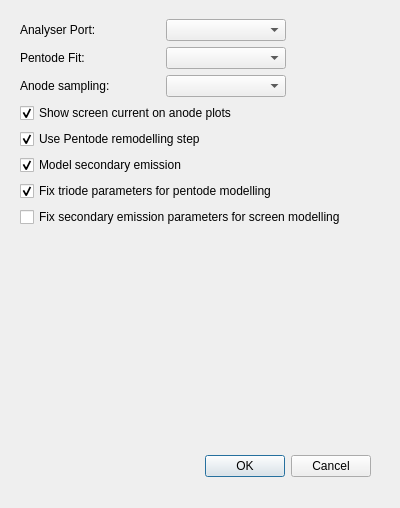
<?xml version="1.0" encoding="UTF-8"?>
<ui version="4.0">
 <class>PreferencesDialog</class>
 <widget class="QDialog" name="PreferencesDialog">
  <property name="geometry">
   <rect>
    <x>0</x>
    <y>0</y>
    <width>400</width>
    <height>508</height>
   </rect>
  </property>
  <property name="windowTitle">
   <string>Preferences</string>
  </property>
  <widget class="QDialogButtonBox" name="buttonBox">
   <property name="geometry">
    <rect>
     <x>30</x>
     <y>450</y>
     <width>341</width>
     <height>32</height>
    </rect>
   </property>
   <property name="orientation">
    <enum>Qt::Horizontal</enum>
   </property>
   <property name="standardButtons">
    <set>QDialogButtonBox::Cancel|QDialogButtonBox::Ok</set>
   </property>
  </widget>
  <widget class="QWidget" name="verticalLayoutWidget">
   <property name="geometry">
    <rect>
     <x>20</x>
     <y>19</y>
     <width>361</width>
     <height>401</height>
    </rect>
   </property>
   <layout class="QVBoxLayout" name="verticalLayout">
    <item>
     <layout class="QHBoxLayout" name="horizontalLayout">
      <item>
       <widget class="QLabel" name="label">
        <property name="sizePolicy">
         <sizepolicy hsizetype="Fixed" vsizetype="Preferred">
          <horstretch>0</horstretch>
          <verstretch>0</verstretch>
         </sizepolicy>
        </property>
        <property name="minimumSize">
         <size>
          <width>140</width>
          <height>0</height>
         </size>
        </property>
        <property name="text">
         <string>Analyser Port:</string>
        </property>
       </widget>
      </item>
      <item>
       <widget class="QComboBox" name="portSelect">
        <property name="sizePolicy">
         <sizepolicy hsizetype="Fixed" vsizetype="Fixed">
          <horstretch>0</horstretch>
          <verstretch>0</verstretch>
         </sizepolicy>
        </property>
        <property name="minimumSize">
         <size>
          <width>120</width>
          <height>0</height>
         </size>
        </property>
       </widget>
      </item>
      <item>
       <spacer name="horizontalSpacer">
        <property name="orientation">
         <enum>Qt::Horizontal</enum>
        </property>
        <property name="sizeHint" stdset="0">
         <size>
          <width>40</width>
          <height>20</height>
         </size>
        </property>
       </spacer>
      </item>
     </layout>
    </item>
    <item>
     <layout class="QHBoxLayout" name="horizontalLayout_2">
      <item>
       <widget class="QLabel" name="label_2">
        <property name="sizePolicy">
         <sizepolicy hsizetype="Fixed" vsizetype="Preferred">
          <horstretch>0</horstretch>
          <verstretch>0</verstretch>
         </sizepolicy>
        </property>
        <property name="minimumSize">
         <size>
          <width>140</width>
          <height>0</height>
         </size>
        </property>
        <property name="text">
         <string>Pentode Fit:</string>
        </property>
       </widget>
      </item>
      <item>
       <widget class="QComboBox" name="pentodeFit">
        <property name="sizePolicy">
         <sizepolicy hsizetype="Fixed" vsizetype="Fixed">
          <horstretch>0</horstretch>
          <verstretch>0</verstretch>
         </sizepolicy>
        </property>
        <property name="minimumSize">
         <size>
          <width>120</width>
          <height>0</height>
         </size>
        </property>
       </widget>
      </item>
      <item>
       <spacer name="horizontalSpacer_2">
        <property name="orientation">
         <enum>Qt::Horizontal</enum>
        </property>
        <property name="sizeHint" stdset="0">
         <size>
          <width>40</width>
          <height>20</height>
         </size>
        </property>
       </spacer>
      </item>
     </layout>
    </item>
    <item>
     <layout class="QHBoxLayout" name="horizontalLayout_3">
      <item>
       <widget class="QLabel" name="label_3">
        <property name="sizePolicy">
         <sizepolicy hsizetype="Fixed" vsizetype="Preferred">
          <horstretch>0</horstretch>
          <verstretch>0</verstretch>
         </sizepolicy>
        </property>
        <property name="minimumSize">
         <size>
          <width>140</width>
          <height>0</height>
         </size>
        </property>
        <property name="text">
         <string>Anode sampling:</string>
        </property>
       </widget>
      </item>
      <item>
       <widget class="QComboBox" name="sampling">
        <property name="sizePolicy">
         <sizepolicy hsizetype="Fixed" vsizetype="Fixed">
          <horstretch>0</horstretch>
          <verstretch>0</verstretch>
         </sizepolicy>
        </property>
        <property name="minimumSize">
         <size>
          <width>120</width>
          <height>0</height>
         </size>
        </property>
       </widget>
      </item>
      <item>
       <spacer name="horizontalSpacer_3">
        <property name="orientation">
         <enum>Qt::Horizontal</enum>
        </property>
        <property name="sizeHint" stdset="0">
         <size>
          <width>40</width>
          <height>20</height>
         </size>
        </property>
       </spacer>
      </item>
     </layout>
    </item>
    <item>
     <widget class="QCheckBox" name="checkScreenCurrent">
      <property name="text">
       <string>Show screen current on anode plots</string>
      </property>
      <property name="checked">
       <bool>true</bool>
      </property>
     </widget>
    </item>
    <item>
     <widget class="QCheckBox" name="checkRemodel">
      <property name="text">
       <string>Use Pentode remodelling step</string>
      </property>
      <property name="checked">
       <bool>true</bool>
      </property>
     </widget>
    </item>
    <item>
     <widget class="QCheckBox" name="checkSecondary">
      <property name="text">
       <string>Model secondary emission</string>
      </property>
      <property name="checked">
       <bool>true</bool>
      </property>
     </widget>
    </item>
    <item>
     <widget class="QCheckBox" name="checkFixTriode">
      <property name="text">
       <string>Fix triode parameters for pentode modelling</string>
      </property>
      <property name="checked">
       <bool>true</bool>
      </property>
     </widget>
    </item>
    <item>
     <widget class="QCheckBox" name="checkFixSecondary">
      <property name="text">
       <string>Fix secondary emission parameters for screen modelling</string>
      </property>
     </widget>
    </item>
    <item>
     <spacer name="verticalSpacer">
      <property name="orientation">
       <enum>Qt::Vertical</enum>
      </property>
      <property name="sizeHint" stdset="0">
       <size>
        <width>20</width>
        <height>40</height>
       </size>
      </property>
     </spacer>
    </item>
   </layout>
  </widget>
 </widget>
 <resources/>
 <connections>
  <connection>
   <sender>buttonBox</sender>
   <signal>accepted()</signal>
   <receiver>PreferencesDialog</receiver>
   <slot>accept()</slot>
   <hints>
    <hint type="sourcelabel">
     <x>248</x>
     <y>254</y>
    </hint>
    <hint type="destinationlabel">
     <x>157</x>
     <y>274</y>
    </hint>
   </hints>
  </connection>
  <connection>
   <sender>buttonBox</sender>
   <signal>rejected()</signal>
   <receiver>PreferencesDialog</receiver>
   <slot>reject()</slot>
   <hints>
    <hint type="sourcelabel">
     <x>316</x>
     <y>260</y>
    </hint>
    <hint type="destinationlabel">
     <x>286</x>
     <y>274</y>
    </hint>
   </hints>
  </connection>
 </connections>
</ui>
